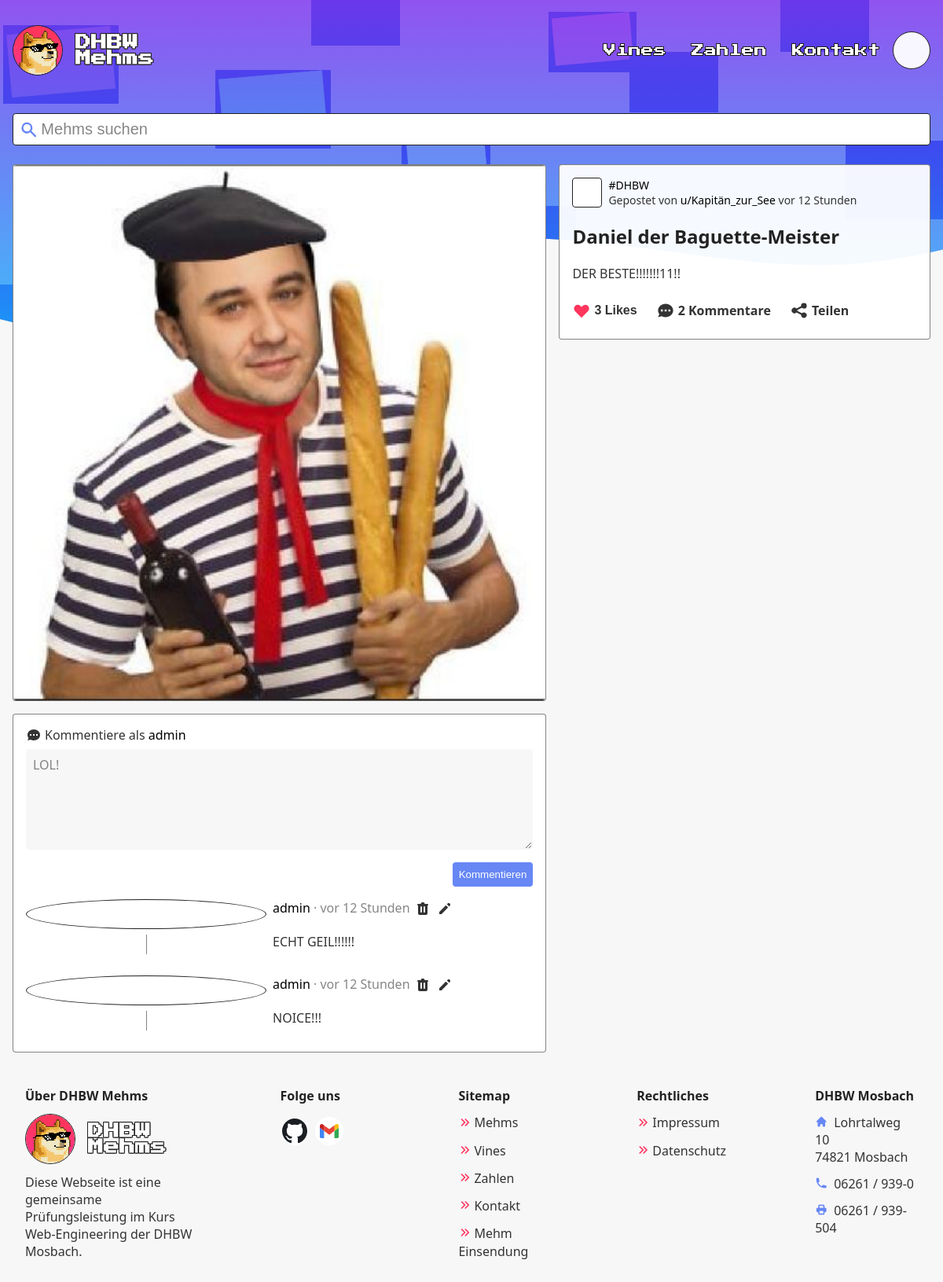
Screenshot of /php/mehm?id=4 (signed in) with the database file from the repository.
### tables this page shows
CREATE TABLE likes
(
    MehmID integer,
    UserID integer,
    PRIMARY KEY (MehmID, UserID),
    FOREIGN KEY (MehmID) REFERENCES mehms (ID) ON DELETE CASCADE,
    FOREIGN KEY (UserID) REFERENCES users (ID) ON DELETE CASCADE
);

CREATE TABLE mehms
(
    ID          integer PRIMARY KEY AUTO_INCREMENT,
    UserID      integer NOT NULL,
    Path        text    NOT NULL UNIQUE,
    Title       text    NOT NULL,
    Type        text,
    Description text,
    Visible     boolean DEFAULT FALSE,
    VisibleOn   timestamp,
    FOREIGN KEY (UserID) REFERENCES Users (ID) ON DELETE CASCADE
);

CREATE TABLE comments
(
    ID        integer PRIMARY KEY AUTO_INCREMENT,
    MehmID    integer NOT NULL,
    UserID    integer,
    Comment   text,
    Timestamp timestamp DEFAULT now(),
    FOREIGN KEY (MehmID) REFERENCES mehms (ID) ON DELETE CASCADE,
    FOREIGN KEY (UserID) REFERENCES users (ID) ON DELETE CASCADE
);

CREATE TABLE users
(
    ID       integer PRIMARY KEY AUTO_INCREMENT,
    Name     text UNIQUE NOT NULL,
    Password text        NOT NULL,
    Type     text        NOT NULL
);

### php/scripts/Database.php (called while the page is built, shortened)
<?php
class Database
{
    public PDO $database;
    public function connectToDatabase()
    {
        $mysql_host = "localhost";
        $mysql_database = "main";
        $mysql_user = "root";
        $mysql_password = "";
        try {
            $this->database = new PDO("mysql:host=$mysql_host;dbname=$mysql_database", $mysql_user, $mysql_password);
        } catch (PDOException $exception) {
            $this->setupDatabase(new PDO("mysql:host=$mysql_host;dbname=", $mysql_user, $mysql_password));
            $this->database = new PDO("mysql:host=$mysql_host;dbname=$mysql_database", $mysql_user, $mysql_password);
        }
    }
    public function getMehm(int $id, bool $admin): array
    {
        $query = 'SELECT *, count(l.MehmID) AS likeCount, mehms.Type AS Type, mehms.ID AS ID, mehms.UserID as UID
      FROM mehms
      LEFT JOIN users u ON mehms.UserID = u.ID
      LEFT JOIN likes l ON mehms.ID = l.MehmID
      WHERE mehms.ID =' . $id;
        if (!$admin) {
            $query .= ' AND Visible = TRUE';
        }
        try {
            $result = $this->database->query($query)->fetchAll();
            return $result[0];
        } catch (PDOException $e) {
            return [];
        }
    }
    public function getComments(int $id): array
    {
        $query = 'SELECT u.Name AS Name, Comment, u.ID as UID, Timestamp, comments.ID as ID
            FROM comments
            LEFT JOIN users u ON comments.UserID = u.ID
            WHERE MehmID = ' . $id . '
            ORDER BY Timestamp DESC';
        try {
            return $this->database->query($query)->fetchAll();
        } catch (PDOException $e) {
            return [];
        }
    }
}

### php/mehm.php (the view, shortened to what this page needs)
<!DOCTYPE html>
<html lang="de">
<head>
  <link rel="stylesheet" href="../css/toolbar.css">
  <link rel="stylesheet" href="../css/mehm.css">
  <?php include("includes/meta.php"); ?>
</head>
<body>
<?php
require_once 'scripts/Database.php';
$db = new Database();
function timeElapsedString(string $datetime, int $level = 1): string
{
    $now = new DateTime;
    $ago = new DateTime($datetime);
    $diff = $now->diff($ago);
    $diff->w = floor($diff->d / 7);
    $diff->d -= $diff->w * 7;
    $string = array(
        'y' => ["Jahr", "Jahren"],
        'm' => ["Monat", "Monaten"],
        'w' => ["Woche", "Wochen"],
        'd' => ["Tag", "Tagen"],
        'h' => ["Stunde", "Stunden"],
        'i' => ["Minute", "Minuten"],
        's' => ["Sekunde", "Sekunden"],
    );
    foreach ($string as $k => &$v) {
        if ($diff->$k) {
            $v = $diff->$k . ' ' . ($diff->$k > 1 ? $v[1] : $v[0]);
        } else {
            unset($string[$k]);
        }
    }
    $string = array_slice($string, 0, $level);
    return $string ? 'vor ' . implode(', ', $string) : 'gerade eben';
}
$id = $_GET["id"] ?? "";
$isAdmin = isset($_SESSION) && $_SESSION["usertype"] == 1;
$mehm = $db->getMehm($id, $isAdmin);
$comments = $db->getComments($id);
$commentCount = count($comments);
include("includes/header.php");
$isLogedin = isset($_SESSION["loggedIn"]) && $_SESSION['loggedIn'] === true;
$isAdmin = $isLogedin && $_SESSION["usertype"] == 1;
$isPrivileged = $isLogedin && $_SESSION['id'] == $mehm['UID'] || $isAdmin;
?>
<main class="container">
    <form id="query" name="query" action="." method="GET" class="toolbar">
        <?php include("includes/toolbar/search-box.php"); ?>
    </form>
    <div class="content">
        <div class="main">
            <div class="paperlike mehm">
                <img src="<?php echo "./assets/mehms/" . $mehm["Path"] ?>" alt="<?php echo $mehm["Description"] ?>">
            </div>
            <div class="paperlike comments" id="comments">
                <?php if ($isLogedin) {
                    echo '<form class="write-comment" id="comment">
            <label for="message">
            <svg xmlns="http://www.w3.org/2000/svg" viewBox="0 0 20 20" fill="currentColor">
              <path fill-rule="evenodd" d="M18 10c0 3.866-3.582 7-8 7a8.841 8.841 0 01-4.083-.98L2 17l1.338-3.123C2.493 12.767 2 11.434 2 10c0-3.866 3.582-7 8-7s8 3.134 8 7zM7 9H5v2h2V9zm8 0h-2v2h2V9zM9 9h2v2H9V9z" clip-rule="evenodd" />
            </svg>
            <p>Kommentiere als <a class="underline" href="./?search=u/' . $_SESSION["username"] . '">' . $_SESSION["username"] . '</a></p>
            </label>
            <textarea id="message" placeholder="LOL!" required></textarea>
            <button id="' . $mehm['ID'] . ' ' . $_SESSION['id'] . '">Kommentieren</button>
            </form>';
                }
                ?>
                <?php if (count($comments) > 0) {
                    echo '<div class="comment-list">';
                    foreach ($comments as $comment) {
                        echo '<div class="flex">
                <div class="comment-left">
                  <a class="user" href="./?search=u/' . $comment["Name"] . '">
                    <svg class="box" height="32" data-jdenticon-value="' . $comment["Name"] . '"></svg>
                  </a>
                  <div class="v-line"></div>
                </div>
                <div class="comment-right">
                  <div class="flex">
                    <div>
                      <a class="user underline" href="./?search=u/' . $comment["Name"] . '">
                        ' . $comment["Name"] . '
                      </a>
                      <span class="p-a">· ' . timeElapsedString($comment["Timestamp"]) . '</span>
                    </div>';
                        if ($isLogedin && $_SESSION['id'] == $comment['UID'] || $isAdmin) {
                            echo '<button onclick="deleteComment(' . $comment['ID'] . ')">
                        <svg xmlns="http://www.w3.org/2000/svg" class="icon-sm" viewBox="0 0 20 20" fill="currentColor">
                          <path fill-rule="evenodd" d="M9 2a1 1 0 00-.894.553L7.382 4H4a1 1 0 000 2v10a2 2 0 002 2h8a2 2 0 002-2V6a1 1 0 100-2h-3.382l-.724-1.447A1 1 0 0011 2H9zM7 8a1 1 0 012 0v6a1 1 0 11-2 0V8zm5-1a1 1 0 00-1 1v6a1 1 0 102 0V8a1 1 0 00-1-1z" clip-rule="evenodd" />
                        </svg>
                      </button>
                      <button onclick="editComment(this, ' . $comment['ID'] . ')">
                        <svg xmlns="http://www.w3.org/2000/svg" class="icon-sm" viewBox="0 0 20 20" fill="currentColor">
                          <path d="M13.586 3.586a2 2 0 112.828 2.828l-.793.793-2.828-2.828.793-.793zM11.379 5.793L3 14.172V17h2.828l8.38-8.379-2.83-2.828z" />
                        </svg>
                      </button>';
                        }
                        echo '</div><p>' . $comment["Comment"] . '</p>
                </div>
              </div>';
                    }
                    echo '</div>';
                } ?>
            </div>
        </div>
        <aside class="paperlike meta">
            <div class="posted">
                <div class="profile-picture">
                    <svg height="36" data-jdenticon-value="<?php echo $mehm["Name"] ?>"></svg>
                </div>
                <div class="posted-text">
                    <p><?php echo '<a class="underline" href="./?filter=' . $mehm["Type"] . '">#' . $mehm["Type"] . '</a>' ?>
                        <br> Gepostet
                        von <?php echo '<a class="underline" href="./?search=u%2F' . $mehm["Name"] . '">u/' . $mehm["Name"] . "</a> " . timeElapsedString($mehm["VisibleOn"]) ?>
                    </p>
                </div>
            </div>
            <h1 id="title" <?php if ($isPrivileged) echo 'class="editable" contenteditable="true"' ?>><?php echo $mehm["Title"] ?></h1>
            <p <?php if ($isPrivileged && $mehm["Description"] != "") echo 'class="editable" id="descp" contenteditable="true"' ?>><?php echo $mehm["Description"] ?></p>
            <div class="flex">
                <button class="meta-icon icon-text"
                        id="like" <?php echo ($isLogedin) ? '' : ' style="cursor: not-allowed;"' ?>>
                    <?php
                    $beat = '';
                    $sess = '';
                    if ($isLogedin) {
                        $sess = $_SESSION['id'];
                        $query = "SELECT * FROM likes WHERE MehmID = " . $mehm['ID'] . " AND UserID = " . $_SESSION['id'];
                        $liked = $db->database->query($query)->fetchall();
                        if (!empty($liked)) $beat = ' beat';
                    }
                    echo '<svg xmlns="http://www.w3.org/2000/svg" class="icon-md' . $beat . '" id="' . $mehm['ID'] . ' ' . $sess . '" viewBox="0 0 20 20" fill="currentColor">
              <path fill-rule="evenodd" d="M3.172 5.172a4 4 0 015.656 0L10 6.343l1.172-1.171a4 4 0 115.656 5.656L10 17.657l-6.828-6.829a4 4 0 010-5.656z" clip-rule="evenodd" />
              </svg>' ?>
                    <?php echo $mehm['likeCount'] ?> Like<?php if ($mehm['likeCount'] != 1) echo "s"; ?>
                </button>
                <a class="meta-icon icon-text" href="#comments">
                    <?php echo $commentCount ?> Kommentar<?php if ($commentCount != 1) echo "e"; ?>
                </a>
                <span class="meta-icon icon-text" onclick="copyURL()">
            <svg xmlns="http://www.w3.org/2000/svg" id="share-button" class="icon-md" viewBox="0 0 20 20"
                 fill="currentColor">
              <path d="M15 8a3 3 0 10-2.977-2.63l-4.94 2.47a3 3 0 100 4.319l4.94 2.47a3 3 0 10.895-1.789l-4.94-2.47a3.027 3.027 0 000-.74l4.94-2.47C13.456 7.68 14.19 8 15 8z"/>
            </svg>
            Teilen
          </span>
            </div>
        </aside>
    </div>
</main>
<?php include("includes/footer.php"); ?>
</body>
</html>

### rows the page displays
likes: MehmID.Path (picture), MehmID.Type "DHBW", users.Name "Kapitän_zur_See", MehmID.VisibleOn "vor 12 Stunden", MehmID.Title "Daniel der Baguette-Meister", MehmID.Description "DER BESTE!!!!!!!11!!"
comments: UserID.Name "admin", Timestamp "vor 12 Stunden", Comment "ECHT GEIL!!!!!!"
comments: UserID.Name "admin", Timestamp "vor 12 Stunden", Comment "NOICE!!!"

### other values shown
$_SESSION["username"] "admin"
$mehm['likeCount'] "3"
$commentCount "2"
